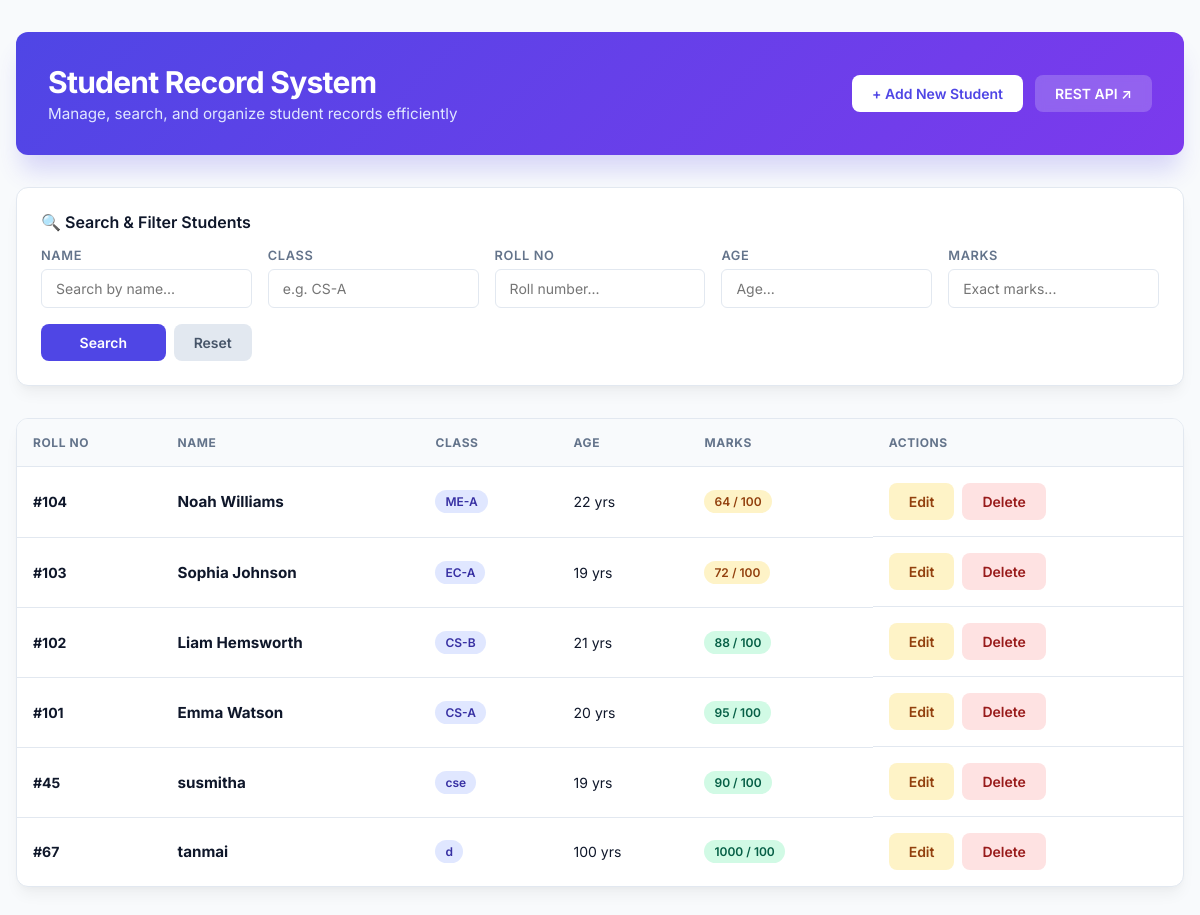
The page / on the database its author committed.
### students/models.py (models this page shows, shortened)
class Student(models.Model):
    name = models.CharField(max_length=100)
    age = models.PositiveIntegerField()
    student_class = models.CharField(max_length=20)
    roll_no = models.PositiveIntegerField(unique=True)
    marks = models.PositiveIntegerField()

### students/views.py (the view)
# urls.py: path('', views.student_list, name='student_list'),
def student_list(request):
    students = Student.objects.all().order_by('-id')
    search_name = request.GET.get('search_name', '').strip()
    search_age = request.GET.get('search_age', '').strip()
    search_class = request.GET.get('search_class', '').strip()
    search_roll_no = request.GET.get('search_roll_no', '').strip()
    search_marks = request.GET.get('search_marks', '').strip()
    if search_name:
        students = students.filter(name__icontains=search_name)
    if search_class:
        students = students.filter(student_class__icontains=search_class)
    if search_age:
        if search_age.isdigit():
            students = students.filter(age=int(search_age))
        else:
            students = students.none()
    if search_roll_no:
        if search_roll_no.isdigit():
            students = students.filter(roll_no=int(search_roll_no))
        else:
            students = students.none()
    if search_marks:
        if search_marks.isdigit():
            students = students.filter(marks=int(search_marks))
        else:
            students = students.none()
    context = {
        'students': students,
        'search_name': search_name,
        'search_age': search_age,
        'search_class': search_class,
        'search_roll_no': search_roll_no,
        'search_marks': search_marks,
    }
    return render(request, 'student_list.html', context)

### students/templates/student_list.html (shortened to what this page needs)
<!DOCTYPE html>
<html lang="en">
<head>
</head>
<body>
    <div class="container">
        <header class="header">
            <div class="header-title">
                <h1>Student Record System</h1>
                <p>Manage, search, and organize student records efficiently</p>
            </div>
            <div class="header-actions">
                <a href="{% url 'student_create' %}" class="btn btn-add">+ Add New Student</a>
                <a href="/api/students/" target="_blank" class="btn btn-api">REST API ↗</a>
            </div>
        </header>
        <div class="filter-card">
            <h3>🔍 Search & Filter Students</h3>
            <form method="GET" action="{% url 'student_list' %}">
                <div class="search-grid">
                    <div class="form-group">
                        <label for="search_name">Name</label>
                        <input type="text" id="search_name" name="search_name" class="search-input" placeholder="Search by name..." value="{{ search_name }}">
                    </div>
                    <div class="form-group">
                        <label for="search_class">Class</label>
                        <input type="text" id="search_class" name="search_class" class="search-input" placeholder="e.g. CS-A" value="{{ search_class }}">
                    </div>
                    <div class="form-group">
                        <label for="search_roll_no">Roll No</label>
                        <input type="number" id="search_roll_no" name="search_roll_no" class="search-input" placeholder="Roll number..." value="{{ search_roll_no }}">
                    </div>
                    <div class="form-group">
                        <label for="search_age">Age</label>
                        <input type="number" id="search_age" name="search_age" class="search-input" placeholder="Age..." value="{{ search_age }}">
                    </div>
                    <div class="form-group">
                        <label for="search_marks">Marks</label>
                        <input type="number" id="search_marks" name="search_marks" class="search-input" placeholder="Exact marks..." value="{{ search_marks }}">
                    </div>
                    <div class="filter-actions">
                        <button type="submit" class="btn btn-primary" style="flex:1;">Search</button>
                        <a href="{% url 'student_list' %}" class="btn btn-secondary">Reset</a>
                    </div>
                </div>
            </form>
        </div>
        <div class="table-card">
            <div class="table-wrapper">
                <table>
                    <thead>
                        <tr>
                            <th>Roll No</th>
                            <th>Name</th>
                            <th>Class</th>
                            <th>Age</th>
                            <th>Marks</th>
                            <th>Actions</th>
                        </tr>
                    </thead>
                    <tbody>
                        {% for student in students %}
                        <tr>
                            <td><strong>#{{ student.roll_no }}</strong></td>
                            <td>
                                <strong style="font-size: 0.95rem; color: var(--text-main);">{{ student.name }}</strong>
                            </td>
                            <td><span class="badge badge-class">{{ student.student_class }}</span></td>
                            <td>{{ student.age }} yrs</td>
                            <td>
                                {% if student.marks >= 75 %}
                                    <span class="badge badge-marks-high">{{ student.marks }} / 100</span>
                                {% elif student.marks >= 50 %}
                                    <span class="badge badge-marks-mid">{{ student.marks }} / 100</span>
                                {% else %}
                                    <span class="badge badge-marks-low">{{ student.marks }} / 100</span>
                                {% endif %}
                            </td>
                            <td class="actions-cell">
                                <a href="{% url 'student_update' student.id %}" class="btn btn-edit">Edit</a>
                                <a href="{% url 'student_delete' student.id %}" class="btn btn-delete">Delete</a>
                            </td>
                        </tr>
                        {% endfor %}
                    </tbody>
                </table>
            </div>
        </div>
    </div>
</body>
</html>

### students/templates/student_list.html (style rules this page uses)
:root { --primary: #4f46e5; --primary-hover: #4338ca; --bg-color: #f8fafc; --card-bg: #ffffff; --text-main: #0f172a; --text-muted: #64748b; --border-color: #e2e8f0; --success: #10b981; --warning: #f59e0b; --danger: #ef4444; --radius: 12px; --shadow: 0 10px 15px -3px rgba(0, 0, 0, 0.05), 0 4px 6px -2px rgba(0, 0, 0, 0.025); }
* { box-sizing: border-box; margin: 0; padding: 0; font-family: 'Inter', -apple-system, BlinkMacSystemFont, sans-serif; }
body { background-color: var(--bg-color); color: var(--text-main); min-height: 100vh; padding: 2rem 1rem; }
.container { max-width: 1200px; margin: 0 auto; }
.header { display: flex; justify-content: space-between; align-items: center; flex-wrap: wrap; gap: 1rem; margin-bottom: 2rem; background: linear-gradient(135deg, #4f46e5 0%, #7c3aed 100%); padding: 2rem; border-radius: var(--radius); color: white; box-shadow: 0 20px 25px -5px rgba(79, 70, 229, 0.2); }
.header-title h1 { font-size: 1.875rem; font-weight: 700; letter-spacing: -0.025em; }
.header-title p { color: #e0e7ff; font-size: 0.95rem; margin-top: 0.25rem; }
.header-actions { display: flex; gap: 0.75rem; }
.btn { display: inline-flex; align-items: center; justify-content: center; gap: 0.5rem; padding: 0.625rem 1.25rem; font-size: 0.875rem; font-weight: 600; border-radius: 8px; text-decoration: none; cursor: pointer; transition: all 0.2s ease; border: none; }
.btn-add { background-color: white; color: var(--primary); }
.btn-api { background-color: rgba(255, 255, 255, 0.2); color: white; backdrop-filter: blur(4px); }
.btn-primary { background-color: var(--primary); color: white; }
.btn-edit { background-color: #fef3c7; color: #92400e; }
.btn-delete { background-color: #fee2e2; color: #991b1b; }
.btn-secondary { background-color: #e2e8f0; color: #475569; }
.filter-card { background: var(--card-bg); padding: 1.5rem; border-radius: var(--radius); box-shadow: var(--shadow); margin-bottom: 2rem; border: 1px solid var(--border-color); }
.filter-card h3 { font-size: 1rem; font-weight: 600; margin-bottom: 1rem; color: var(--text-main); display: flex; align-items: center; gap: 0.5rem; }
.search-grid { display: grid; grid-template-columns: repeat(auto-fit, minmax(180px, 1fr)); gap: 1rem; }
.form-group { display: flex; flex-direction: column; gap: 0.375rem; }
.form-group label { font-size: 0.8rem; font-weight: 600; color: var(--text-muted); text-transform: uppercase; letter-spacing: 0.05em; }
.search-input { width: 100%; padding: 0.625rem 0.875rem; border: 1px solid var(--border-color); border-radius: 6px; font-size: 0.875rem; outline: none; transition: border-color 0.2s ease; }
.filter-actions { display: flex; align-items: flex-end; gap: 0.5rem; }
.table-card { background: var(--card-bg); border-radius: var(--radius); box-shadow: var(--shadow); overflow: hidden; border: 1px solid var(--border-color); }
.table-wrapper { overflow-x: auto; }
table { width: 100%; border-collapse: collapse; text-align: left; }
th { background-color: #f8fafc; padding: 1rem; font-size: 0.75rem; font-weight: 700; text-transform: uppercase; letter-spacing: 0.05em; color: var(--text-muted); border-bottom: 1px solid var(--border-color); }
td { padding: 1rem; font-size: 0.875rem; border-bottom: 1px solid var(--border-color); vertical-align: middle; }
tr:last-child td { border-bottom: none; }
.badge { display: inline-flex; align-items: center; padding: 0.25rem 0.625rem; border-radius: 9999px; font-size: 0.75rem; font-weight: 600; }
.badge-class { background-color: #e0e7ff; color: #3730a3; }
.badge-marks-high { background-color: #d1fae5; color: #065f46; }
.badge-marks-mid { background-color: #fef3c7; color: #92400e; }
.actions-cell { display: flex; gap: 0.5rem; }

### rows shown on the page
Student: roll_no "104", name "Noah Williams", student_class "ME-A", age "22", marks "64"
Student: roll_no "103", name "Sophia Johnson", student_class "EC-A", age "19", marks "72"
Student: roll_no "102", name "Liam Hemsworth", student_class "CS-B", age "21", marks "88"
Student: roll_no "101", name "Emma Watson", student_class "CS-A", age "20", marks "95"
Student: roll_no "45", name "susmitha", student_class "cse", age "19", marks "90"
Student: roll_no "67", name "tanmai", student_class "d", age "100", marks "1000"
